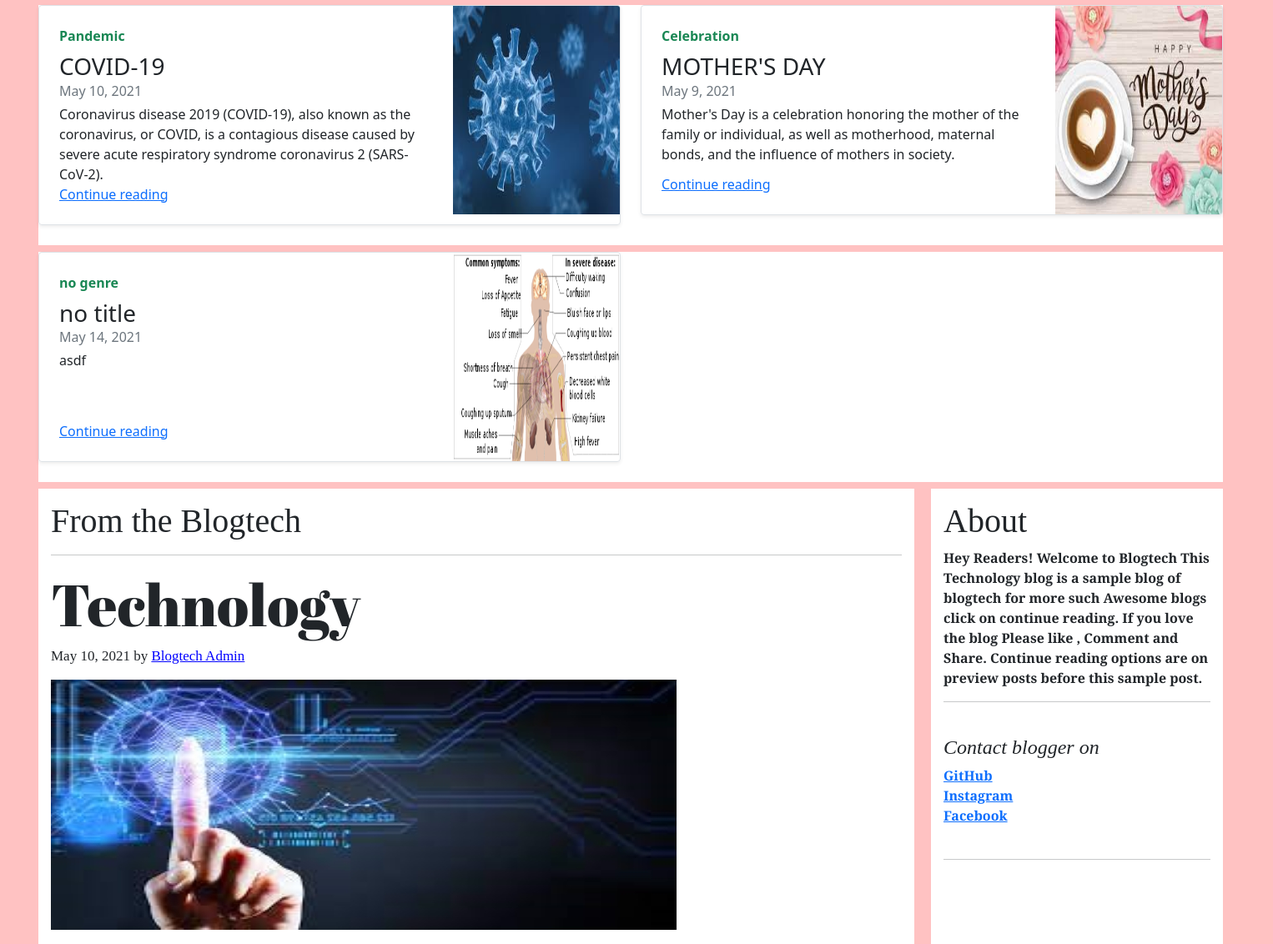
Before: / (middle part) with the older database file.
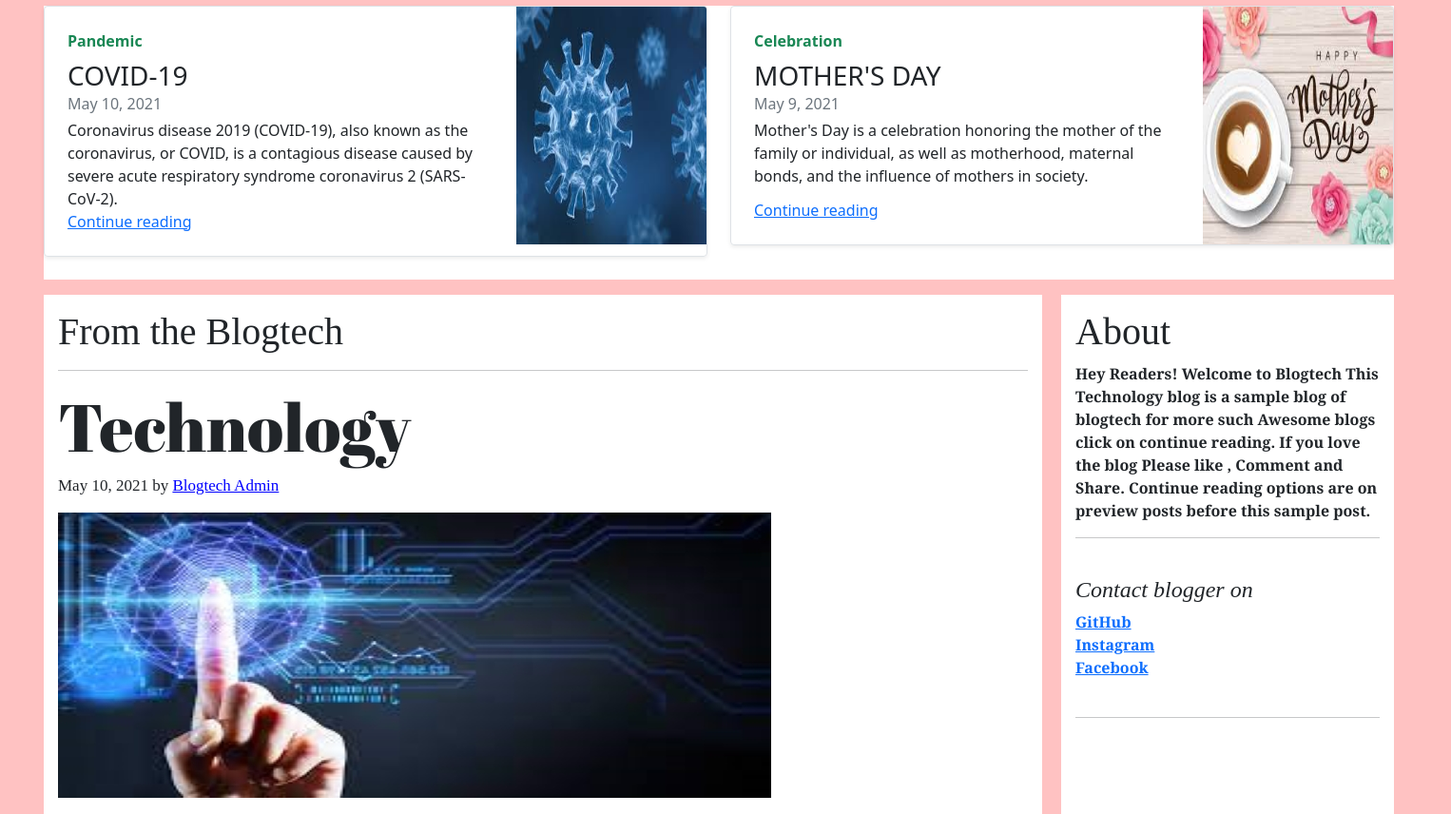
After: the same page with the newer database file.
### blog/models.py (models this page shows, shortened)
class Blogpost(models.Model):
    post_id = models.AutoField(primary_key=True,editable=True)
    newpost_id = models.IntegerField(default=6,max_length=100)
    genre=models.CharField(max_length=50,default='no genre')
    tilte = models.CharField(max_length=50,default='no title')
    subtitle = models.CharField(max_length=500, default="")
    pub_date=models.DateField(default=timezone.now())
    thumbnail= models.ImageField(upload_to='blog/images',default='')
    thumbnail2= models.ImageField(upload_to='blog/images',default='')
    thumbnail3= models.ImageField(upload_to='blog/images',default='')
    maintitle1 = models.CharField(max_length=50,default='no title')
    maintitle2 = models.CharField(max_length=50,default='no title')
    maintitle3 = models.CharField(max_length=50,default='no title')
    paragraph1 = models.CharField(max_length=5000, default="")
    paragraph2 = models.CharField(max_length=5000, default="")
    paragraph3 = models.CharField(max_length=5000, default="")
    made_by = models.CharField(max_length=25,default="Blogtech Admin")
    about = models.CharField(max_length=1000,default="Hey Readers! Welcome to Blogtech. for more such Awesome blogs click on next blog. If you love the blog Please like , Comment and Share.")

class Mainblogpost(models.Model):
    post_id = models.AutoField(primary_key= True)
    pub_date=models.DateField(default=timezone.now())
    maintitle1 = models.CharField(max_length=50,default='no title')
    maintitle2 = models.CharField(max_length=50,default='no title')
    maintitle3 = models.CharField(max_length=50,default='no title')
    paragraph1 = models.CharField(max_length=5000, default="")
    paragraph2 = models.CharField(max_length=5000, default="")
    paragraph3 = models.CharField(max_length=5000, default="")
    made_by = models.CharField(max_length=25,default="Blogtech Admin")
    thumbnail= models.ImageField(upload_to='blog/images',default='')
    thumbnail2= models.ImageField(upload_to='blog/images',default='')
    thumbnail3= models.ImageField(upload_to='blog/images',default='')
    def __str__(self):
        return self.maintitle1

### blog/views.py (the view)
# urls.py: path('', views.index , name="bloghome"),
def index(request):
    myposts=Blogpost.objects.all()
    mainpost=Mainblogpost.objects.get(maintitle1="Technology")
    print(mainpost)
    return render(request,'blog/home.html',{'myposts':myposts,'mainpost':mainpost})

### blog/templates/blog/home.html (shortened to what this page needs)
<!doctype html>
<html lang="en">
<head>
  <link href="https://cdn.jsdelivr.net/npm/bootstrap@5.0.0/dist/css/bootstrap.min.css" rel="stylesheet"
>
</head>
<body>
  {% load static%}
  <div>
    <div class="corosal mt-2">
      {% load static %}
        {% load static %}
  <div class="containe">
  <div class="row mb-0" >
    {% for item in myposts %}
      <div class="col-md-6">
        <div class="row g-0 border rounded overflow-hidden flex-md-row mb-4 shadow-sm h-md-250 position-relative">
          <div class="col p-4 d-flex flex-column position-static">
            <strong class="d-inline-block mb-2 text-success">{{item.genre}}</strong>
            <h3 class="mb-0">{{item.tilte}}</h3>
            <div class="mb-1 text-muted">{{item.pub_date}}</div>
            <p class="card-text mb-auto">{{item.subtitle}}</p>
            <a href="blogpost/{{item.newpost_id}}" class="stretched-link">Continue reading</a>
          </div>
          <div class="col-auto d-none d-lg-block">
            <img src="/media/{{item.thumbnail}}" class="bd-placeholder-img" width="200" height="250"
            xmlns="http://www.w3.org/2000/svg" role="img" aria-label="Placeholder: Thumbnail"
            preserveAspectRatio="xMidYMid slice" focusable="false">
        </div>
      </div>
    </div>
    {% if forloop.counter|divisibleby:2 %}
  </div>
  </div>
  <div class="containe">
    <div class="row mb-2">
      {% endif %}
      {% endfor %}
    </div>
  </div>
  <div class="containerpostabout">
    <div class="samplepost">
      <h1>From the Blogtech</h1>
      <hr>
      <h2>{{mainpost.maintitle1}}</h2>
      <p>{{mainpost.pub_date}} by  <a href="https://www.instagram.com/amolmohadikar/" target="_blank">{{mainpost.made_by}}</a></p>
      <img src="/media/{{mainpost.thumbnail}}" class="img-fluid" alt="...">
      <br>
      <br>
      <h3>{{mainpost.maintitle2}}</h3><br>
      <img src="/media/{{mainpost.thumbnail2}}" class="img-fluid" alt="..."><br><br>
      <P>{{mainpost.paragraph2}}</P><br>
      <h3>{{mainpost.maintitle3}}</h3><br>
      <img src="/media/{{mainpost.thumbnail3}}" class="img-fluid" alt="..."><br><br>
      </div>
        <div class="about">
        <h1>About</h1>
        <p> Hey Readers! Welcome to Blogtech This Technology blog is a sample blog of blogtech for more such Awesome blogs click on continue reading.
          If you love the blog Please like , Comment and Share. Continue reading options are on preview posts before this sample post.
          <br>
          <hr>
          <br>
          <h4 class="fst-italic">Contact blogger on</h4>
                <ol class="list-unstyled">
                    <li><a href="#">GitHub</a></li>
                    <li><a href="https://www.instagram.com/amolmohadikar/" target="_blank">Instagram</a></li>
                    <li><a href="https://www.facebook.com/amol.mohadikar.1"  target="_blank">Facebook</a></li><br><hr>
                </ol>
        </p>
        </div>
      </div>
      <br>
      </div>
    </div>
  </body>
</html>

### blog/templates/blog/home.html (style rules this page uses)
body { background-color: rgb(255, 194, 194); }
.corosal { height: 200px; width: 1512px; margin-left: 2px; margin-right: 5px; margin-top: 0px; }
.containerpostabout { display: inline-flex; margin-left: 44px; width: 1420px; margin-top:0px; }
.samplepost { width: 1050px; margin-right: 20px; font-family: 'PT Serif', serif; font-size: small; background-color: white; padding: 15px; }
.samplepost h2 { font-family: 'Abril Fatface', cursive; font-size: 70px; }
.samplepost p { font-size: 17px; }
.samplepost a { color: blue; }
.about { width: 350px; height: 700px; position: sticky; top: 0; font-family: 'PT Serif', serif; font-weight: bold; font-size: medium; text-align: left; background-color: white; padding: 15px; }
.containe { background-color: white; margin-left: 44px; margin-top: 8px; width: 1420px; margin-bottom: 3px; }

Changed rows visible on the page:
removed Blogpost: genre "no genre", tilte "no title", pub_date "May 14, 2021", subtitle "asdf", thumbnail (picture)
